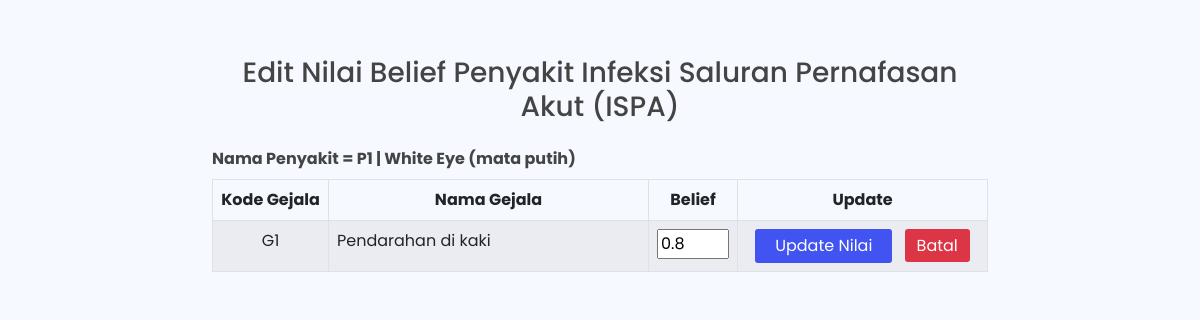
The app's page /admin/rules/editbelief.php?id_penyakit=1&id_gejala=1&belief=0.8, older data.
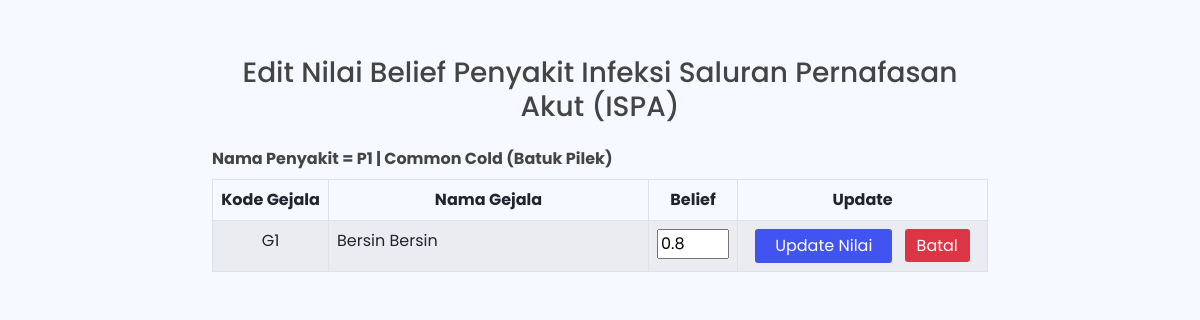
The same page, newer data.
### tables this page shows
CREATE TABLE `tb_penyakit` (
  `id` int(11) NOT NULL,
  `kdpenyakit` varchar(3) DEFAULT NULL,
  `nama_penyakit` varchar(100) DEFAULT NULL,
  `definisi` text DEFAULT NULL,
  `solusi` text NOT NULL
);

CREATE TABLE `tb_gejala` (
  `id` int(11) NOT NULL,
  `kdgejala` varchar(3) DEFAULT NULL,
  `gejala` text DEFAULT NULL
);

### admin/rules/editbelief.php (the view, shortened to what this page needs)
<!DOCTYPE html>
<html lang="en">
<head>
  <link href="../../assets/vendor/bootstrap/css/bootstrap.min.css" rel="stylesheet">
  <link rel="stylesheet" href="https://cdn.jsdelivr.net/npm/bootstrap-icons@1.10.2/font/bootstrap-icons.css">
  <link href="../../assets/vendor/boxicons/css/boxicons.min.css" rel="stylesheet">
  <link href="../../assets/vendor/quill/quill.snow.css" rel="stylesheet">
  <link href="../../assets/vendor/quill/quill.bubble.css" rel="stylesheet">
  <link href="../../assets/vendor/remixicon/remixicon.css" rel="stylesheet">
  <link href="../../assets/vendor/simple-datatables/style.css" rel="stylesheet">
  <link href="../../assets/css/style.css" rel="stylesheet">
</head>
<body>
  <section>
    <div class="row mt-5 mx-auto">
      <div class="col-md-8 mt-2 mx-auto">
        <h3 class="text-center mb-4">Edit Nilai Belief Penyakit Infeksi Saluran Pernafasan Akut (ISPA)</h3>
        <?php
        include "../koneksi.php";
        $kdpenyakit = $_GET['id_penyakit'];
        $queryP = mysqli_query($koneksi, "SELECT * FROM tb_penyakit WHERE id='$kdpenyakit' ");
        $dataP = mysqli_fetch_array($queryP);
        echo "<b>Nama Penyakit = " . $dataP['kdpenyakit'] . " | " . $dataP['nama_penyakit'];
        ?></b>
        <form id="form1" name="form1" method="post" action="./updatebelief.php?id_penyakit=<?php echo $_GET['id_penyakit']; ?>&id_gejala=<?php echo $_GET['id_gejala']; ?>" enctype="multipart/form-data">
          <div class="table-responsive">
            <table class="table table-striped table-bordered mt-2">
              <thead>
                <tr>
                  <th width='116px' class="text-center">Kode Gejala</th>
                  <th class="text-center">Nama Gejala</th>
                  <th width='10px' class="text-center">Belief</th>
                  <th width='250px' class="text-center">Update</th>
                </tr>
              </thead>
              <tbody>
                <?php
                include "../koneksi.php";
                $query = mysqli_query($koneksi, " SELECT * FROM tb_gejala WHERE id='$_GET[id_gejala]' ") or die(mysqli_error($koneksi));
                while ($row = mysqli_fetch_array($query)) {
                ?>
                  <tr>
                    <td class="text-center"><?php echo $row['kdgejala']; ?></td>
                    <td><?php echo $row['gejala']; ?>
                    <td class="text-center"><input name="updatebelief" type="text" size="2" value="<?php echo $_GET['belief']; ?>"></td>
                    <td class="text-center"><input class="submit" type="submit" value="Update Nilai">
                      <a href="./rules.php" class="ms-2 batal">Batal</a>
                    </td>
                  </tr>
                <?php } ?>
              </tbody>
            </table>
        </form>
      </div>
    </div>
  </section>
</body>
</html>

Row changes from the older to the newer data that the page shows:
changed tb_penyakit: nama_penyakit "White Eye (mata putih)" → "Common Cold (Batuk Pilek)"
changed tb_gejala: gejala "Pendarahan di kaki" → "Bersin Bersin"
